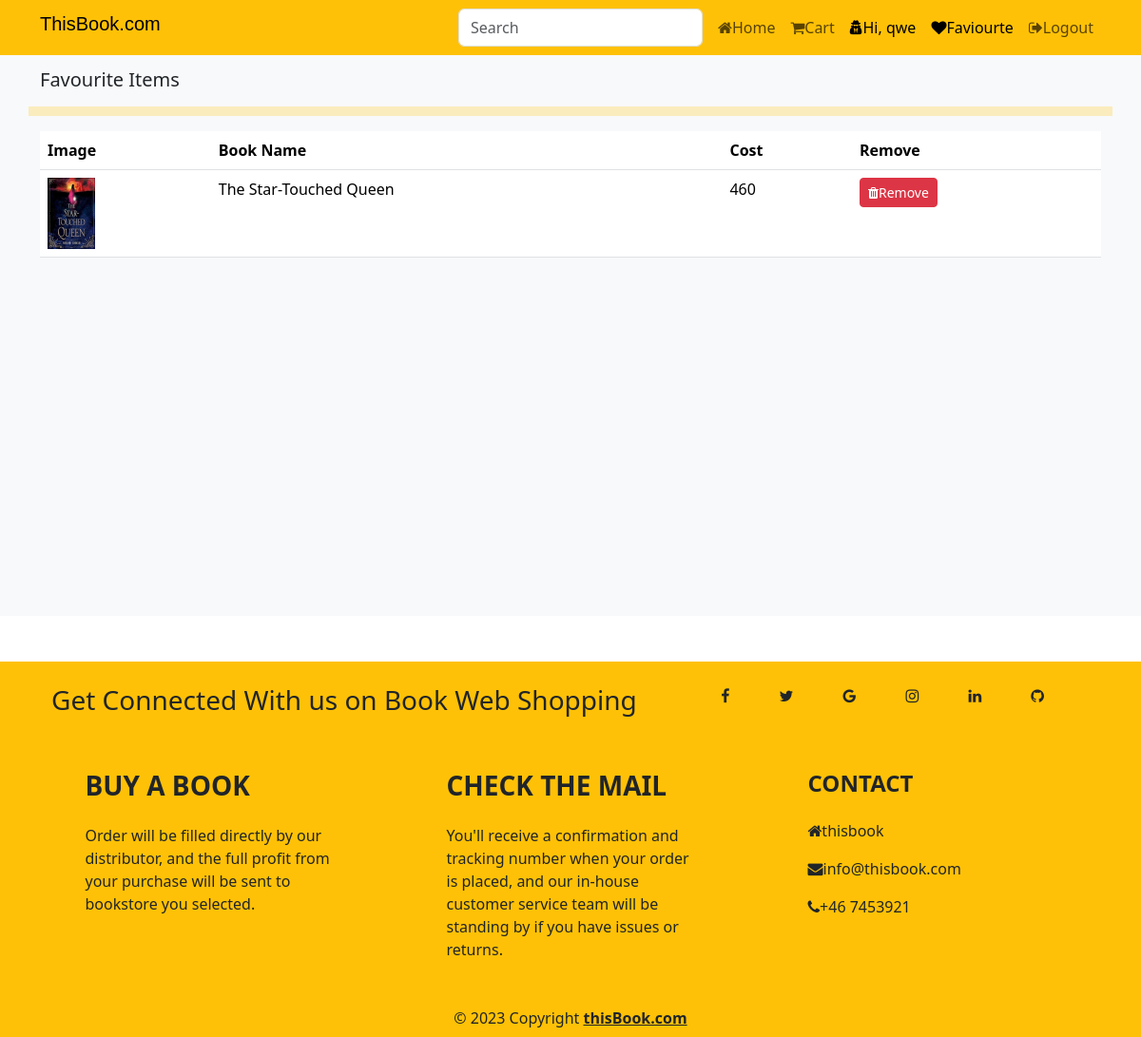
The page /favpage (signed in) on the database its author committed.
### shop_app/models.py (models this page shows, shortened)
class Favourite(models.Model):
    user = models.ForeignKey(User,on_delete=models.CASCADE)
    book = models.ForeignKey(Book,on_delete=models.CASCADE)
    created_at= models.DateTimeField(auto_now_add=True)

class Book(models.Model):
    category_id = models.ForeignKey(Category, on_delete=models.CASCADE)
    title = models.CharField(max_length=100)
    author = models.CharField(max_length=100)
    book_description = models.CharField(max_length=500)
    quantity = models.IntegerField(null=False,blank=False)
    trending= models.BooleanField(default=False,help_text="0-default,1-trending")
    publisher = models.CharField(max_length=100)
    image = models.ImageField(upload_to='images', blank=True)
    price = models.FloatField()

### shop_app/views.py (the view)
# urls.py: path('favpage',views.favviewpage,name="favpage"),
def favviewpage(request):
    if request.user.is_authenticated:
        fav = Favourite.objects.filter(user=request.user)
        return render(request,"layout/fav.html",{'fav':fav})
    else:
        return redirect('main')

### Templates/layout/fav.html (shortened to what this page needs)
{% extends 'layout/index.html' %}
{% block content %}
<section class="bg-light py-4 my-5" style="min-height:600px">
    <div class="container">
        <div class="row">
            <h5 class="mb-3">Favourite Items</h5>
            <hr class="border border-warning border-5">
        </div>
        <table class="table">
            <tr>
                <th>Image</th>
                <th>Book Name</th>
                <th>Cost</th>
                <th>Remove </th>
            </tr>
             {% for item in fav %}
             <tr>
                 <td><img src="{{item.book.image.url}}" height="75px" alt="{{item.book.title}}"> </td>
                 <td>{{item.book.title}}</td>
                 <td>{{item.book.price | stringformat:'d'}}</td>
                 <td><a href="{% url 'remove_fav' item.id %}" onclick="return confirm('Are you sure? To Remove')" class="btn btn-danger btn-sm"><i class="fa fa-trash"></i>Remove</a></td>
             </tr>
             {% endfor %}
        </table>
    </div>
</section>
{% endblock %}

### Templates/basePage/base.html (shortened to what this page needs)
<nav class="navbar navbar-expand-lg bg-warning fixed-top">
  <div class="container">
    <a class="navbar-brand" href="{% url 'main' %}" style="font-family:Impact, Haettenschweiler, 'Arial Narrow Bold', sans-serif;"><h5>ThisBook.com</h5></a>
    <div class="collapse navbar-collapse" id="navbarNavAltMarkup">
      <ul class="navbar-nav ms-auto">
        <form class="d-flex" role="search" action="{% url 'main' %}" method="get">
          <input name="search" class="form-control me-2" type="search" placeholder="Search" aria-label="Search">
        </form>
        <a class="nav-link {% if request.path == '/' %}active{% endif %}" aria-current="page" href="{% url 'main' %}"><i class="fa fa-home"></i>Home</a>
        <a class="nav-link {% if request.path == '/cart/' %}active{% endif %}" href="{% url 'cart' %}"><i class="fa fa-shopping-cart"></i>Cart</a>
          {% if user.is_authenticated %}
            <a class="nav-link active" href=""><i class="fa fa-user-secret"></i>Hi, {{request.user.username}}</a>
            <a class="nav-link {% if request.path == '/favpage' %}active{% endif %}" href="{% url 'favpage' %}"><i class="fa fa-heart"></i>Faviourte
            <a class="nav-link {% if request.path == '/logout' %}active{% endif %}" href="{% url 'logout' %}"><i class="fa fa-sign-out"></i>Logout</a>
          {% else %}
            <a class="nav-link {% if request.path == '/register' %}active{% endif %}" href="{% url 'register' %}"><i class="fa fa-user"></i>SignUp</a>
            <a class="nav-link {% if request.path == '/login' %}active{% endif %}" href="{% url 'login' %}"><i class="fa fa-sign-in"></i>Login</a>
          {% endif %}
      </ul>
    </div>
  </div>
</nav>

### rows shown on the page
Favourite: book.image (picture), book "The Star-Touched Queen", book.price "460"

### other values the page prints
{{ request.user.username }} "qwe"
